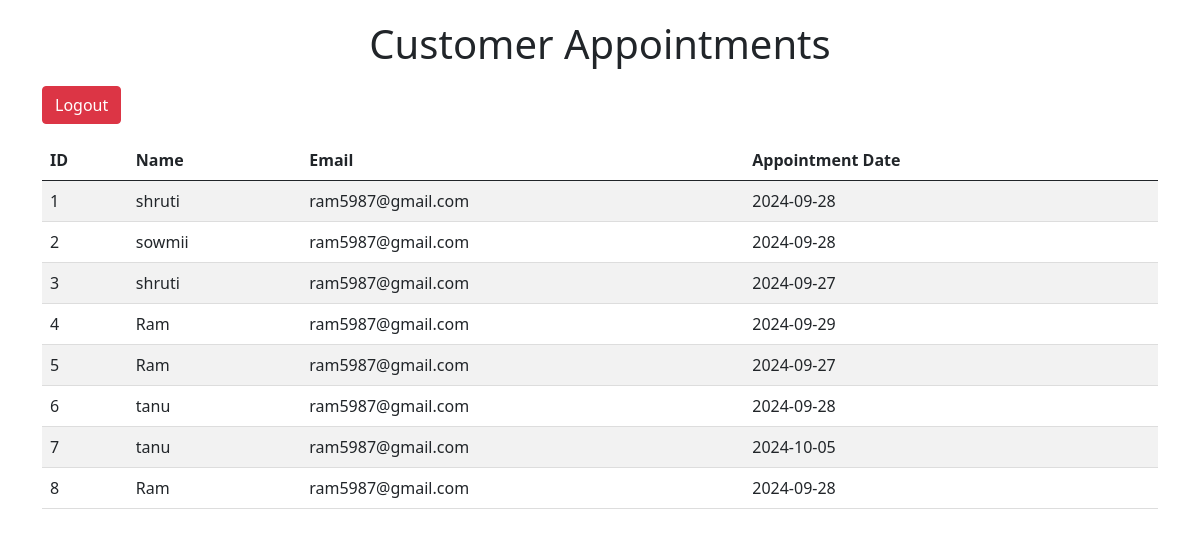
Page /result (signed in) on the committed database.
### tables this page shows
CREATE TABLE usr(
           id INTEGER PRIMARY KEY AUTOINCREMENT,
           name TEXT NOT NULL,
           mail TEXT NOT NULL,
           date TEXT NOT NULL);

### app.py (the view)
@app.route('/result')
def result():
    if not session.get('logged_in'):
        flash('you need to log in to access this page')
        return redirect(url_for('login'))
    conn=sqlite3.connect('database.db')
    cursor=conn.cursor()
    cursor.execute('SELECT * FROM usr')
    data= cursor.fetchall()
    conn.close()
    return render_template('result.html', data=data)

### templates/result.html (shortened to what this page needs)
<!DOCTYPE html>
<html lang="en">
<head>
    <link href="https://cdn.jsdelivr.net/npm/bootstrap@5.0.2/dist/css/bootstrap.min.css" rel="stylesheet">
</head>
<body>
    <div class="container">
        <h1>Customer Appointments</h1>
        <a href="/logout" class="btn btn-danger mb-3">Logout</a>
        <table class="table table-striped">
            <thead>
                <tr>
                    <th>ID</th>
                    <th>Name</th>
                    <th>Email</th>
                    <th>Appointment Date</th>
                </tr>
            </thead>
            <tbody>
                {% for row in data %}
                <tr>
                    <td>{{ row[0] }}</td>
                    <td>{{ row[1] }}</td>
                    <td>{{ row[2] }}</td>
                    <td>{{ row[3] }}</td>
                </tr>
                {% endfor %}
            </tbody>
        </table>
    </div>
</body>
</html>

### templates/result.html (style rules this page uses)
table { width: 100%; }
th, td { padding: 15px; text-align: left; border-bottom: 1px solid #ddd; }
th { background-color: #f2f2f2; }
a { color: #007bff; text-decoration: none; }
.container { margin-top: 20px; }
h1 { text-align: center; }
a.btn-danger { margin-top: 10px; }

### rows in the picture
usr: id "1", name "shruti", mail "ram5987@gmail.com", date "2024-09-28"
usr: id "2", name "sowmii", mail "ram5987@gmail.com", date "2024-09-28"
usr: id "3", name "shruti", mail "ram5987@gmail.com", date "2024-09-27"
usr: id "4", name "Ram", mail "ram5987@gmail.com", date "2024-09-29"
usr: id "5", name "Ram", mail "ram5987@gmail.com", date "2024-09-27"
usr: id "6", name "tanu", mail "ram5987@gmail.com", date "2024-09-28"
usr: id "7", name "tanu", mail "ram5987@gmail.com", date "2024-10-05"
usr: id "8", name "Ram", mail "ram5987@gmail.com", date "2024-09-28"
